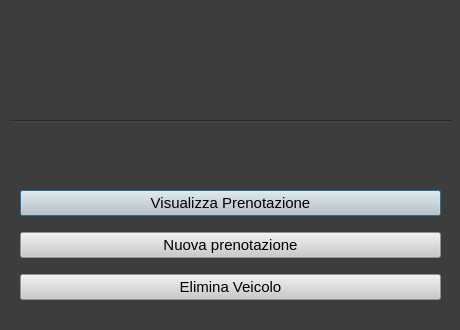
<?xml version="1.0" encoding="UTF-8"?>
<ui version="4.0">
 <class>Dialog</class>
 <widget class="QDialog" name="Dialog">
  <property name="geometry">
   <rect>
    <x>0</x>
    <y>0</y>
    <width>460</width>
    <height>330</height>
   </rect>
  </property>
  <property name="windowTitle">
   <string>Dialog</string>
  </property>
  <property name="styleSheet">
   <string notr="true">background-color: rgb(61, 61, 61);</string>
  </property>
  <widget class="QLabel" name="targa_label">
   <property name="geometry">
    <rect>
     <x>10</x>
     <y>10</y>
     <width>441</width>
     <height>101</height>
    </rect>
   </property>
   <property name="styleSheet">
    <string notr="true">font: 24pt &quot;MS Shell Dlg 2&quot;;</string>
   </property>
   <property name="text">
    <string/>
   </property>
  </widget>
  <widget class="QLabel" name="tipo_label">
   <property name="geometry">
    <rect>
     <x>10</x>
     <y>130</y>
     <width>441</width>
     <height>31</height>
    </rect>
   </property>
   <property name="styleSheet">
    <string notr="true">font: 14pt &quot;MS Shell Dlg 2&quot;;</string>
   </property>
   <property name="text">
    <string/>
   </property>
  </widget>
  <widget class="Line" name="line">
   <property name="geometry">
    <rect>
     <x>10</x>
     <y>120</y>
     <width>441</width>
     <height>3</height>
    </rect>
   </property>
   <property name="orientation">
    <enum>Qt::Horizontal</enum>
   </property>
  </widget>
  <widget class="QWidget" name="layoutWidget">
   <property name="geometry">
    <rect>
     <x>20</x>
     <y>180</y>
     <width>421</width>
     <height>131</height>
    </rect>
   </property>
   <layout class="QVBoxLayout" name="verticalLayout">
    <item>
     <widget class="QPushButton" name="visualizza_prenotazione_button">
      <property name="font">
       <font>
        <pointsize>11</pointsize>
        <weight>50</weight>
        <bold>false</bold>
       </font>
      </property>
      <property name="cursor">
       <cursorShape>PointingHandCursor</cursorShape>
      </property>
      <property name="styleSheet">
       <string notr="true">background-color: rgb(202, 202, 202);</string>
      </property>
      <property name="text">
       <string>Visualizza Prenotazione</string>
      </property>
     </widget>
    </item>
    <item>
     <widget class="QPushButton" name="nuova_prenotazione_button">
      <property name="font">
       <font>
        <pointsize>11</pointsize>
        <weight>50</weight>
        <bold>false</bold>
       </font>
      </property>
      <property name="cursor">
       <cursorShape>PointingHandCursor</cursorShape>
      </property>
      <property name="styleSheet">
       <string notr="true">background-color: rgb(202, 202, 202);</string>
      </property>
      <property name="text">
       <string>Nuova prenotazione</string>
      </property>
     </widget>
    </item>
    <item>
     <widget class="QPushButton" name="elimina_button">
      <property name="font">
       <font>
        <pointsize>11</pointsize>
        <weight>50</weight>
        <bold>false</bold>
       </font>
      </property>
      <property name="cursor">
       <cursorShape>PointingHandCursor</cursorShape>
      </property>
      <property name="styleSheet">
       <string notr="true">background-color: rgb(202, 202, 202);</string>
      </property>
      <property name="text">
       <string>Elimina Veicolo</string>
      </property>
     </widget>
    </item>
   </layout>
  </widget>
 </widget>
 <resources/>
 <connections/>
</ui>
